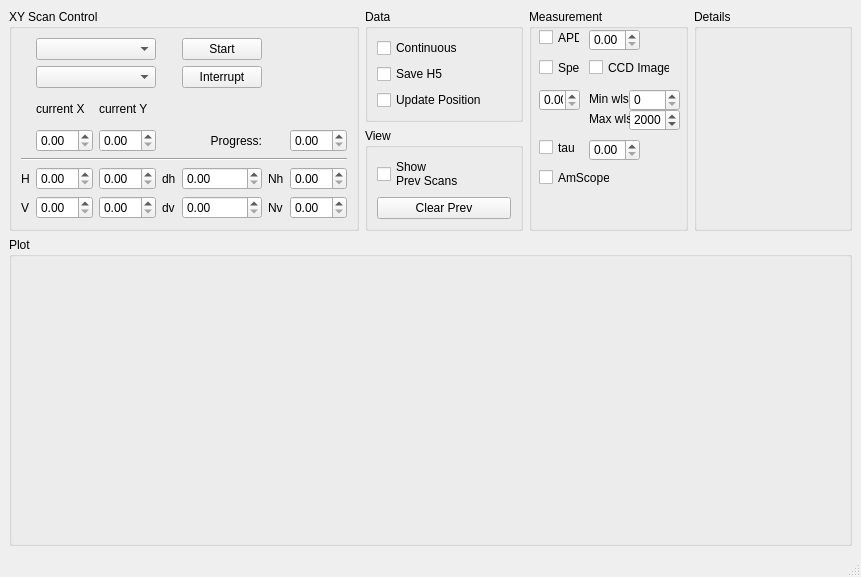
<?xml version="1.0" encoding="UTF-8"?>
<ui version="4.0">
 <class>SimpleXYScanWindow</class>
 <widget class="QMainWindow" name="SimpleXYScanWindow">
  <property name="geometry">
   <rect>
    <x>0</x>
    <y>0</y>
    <width>861</width>
    <height>577</height>
   </rect>
  </property>
  <property name="minimumSize">
   <size>
    <width>150</width>
    <height>170</height>
   </size>
  </property>
  <property name="acceptDrops">
   <bool>false</bool>
  </property>
  <property name="windowTitle">
   <string>Simple XY Scan</string>
  </property>
  <widget class="QWidget" name="centralwidget">
   <layout class="QGridLayout" name="gridLayout_2" rowstretch="0,0,0" columnstretch="0,0,0,0">
    <item row="0" column="1">
     <widget class="QGroupBox" name="groupBox">
      <property name="title">
       <string>Data</string>
      </property>
      <layout class="QGridLayout" name="gridLayout_3">
       <item row="1" column="0">
        <widget class="QCheckBox" name="save_h5_checkBox">
         <property name="text">
          <string>Save H5</string>
         </property>
        </widget>
       </item>
       <item row="0" column="0">
        <widget class="QCheckBox" name="continuous_scan_checkBox">
         <property name="text">
          <string>Continuous</string>
         </property>
        </widget>
       </item>
       <item row="2" column="0">
        <widget class="QCheckBox" name="update_position_checkBox">
         <property name="text">
          <string>Update Position</string>
         </property>
        </widget>
       </item>
      </layout>
     </widget>
    </item>
    <item row="1" column="1">
     <widget class="QGroupBox" name="groupBox_2">
      <property name="title">
       <string>View</string>
      </property>
      <layout class="QGridLayout" name="gridLayout_4">
       <item row="0" column="0">
        <widget class="QCheckBox" name="show_previous_scans_checkBox">
         <property name="text">
          <string>Show 
Prev Scans</string>
         </property>
        </widget>
       </item>
       <item row="1" column="0">
        <widget class="QPushButton" name="clear_previous_scans_pushButton">
         <property name="text">
          <string>Clear Prev</string>
         </property>
        </widget>
       </item>
      </layout>
     </widget>
    </item>
    <item row="2" column="0" colspan="4">
     <widget class="QGroupBox" name="plot_groupBox">
      <property name="sizePolicy">
       <sizepolicy hsizetype="Expanding" vsizetype="Expanding">
        <horstretch>0</horstretch>
        <verstretch>0</verstretch>
       </sizepolicy>
      </property>
      <property name="title">
       <string>Plot</string>
      </property>
      <layout class="QVBoxLayout" name="verticalLayout_2"/>
     </widget>
    </item>
    <item row="0" column="0" rowspan="2">
     <widget class="QGroupBox" name="control_groupBox">
      <property name="title">
       <string>XY Scan Control</string>
      </property>
      <layout class="QGridLayout" name="gridLayout" columnstretch="0,0,0,0,0,0,0">
       <item row="7" column="5">
        <widget class="QLabel" name="label_3">
         <property name="text">
          <string>Nv</string>
         </property>
        </widget>
       </item>
       <item row="5" column="3">
        <widget class="QLabel" name="dv_label">
         <property name="text">
          <string>dh</string>
         </property>
        </widget>
       </item>
       <item row="1" column="1" colspan="2">
        <widget class="QComboBox" name="speed_comboBox"/>
       </item>
       <item row="7" column="3">
        <widget class="QLabel" name="dv_label_2">
         <property name="text">
          <string>dv</string>
         </property>
        </widget>
       </item>
       <item row="5" column="2">
        <widget class="QDoubleSpinBox" name="h1_doubleSpinBox"/>
       </item>
       <item row="2" column="1">
        <widget class="QLabel" name="x_label">
         <property name="text">
          <string>current X</string>
         </property>
        </widget>
       </item>
       <item row="5" column="0">
        <widget class="QLabel" name="h_label">
         <property name="text">
          <string>H</string>
         </property>
        </widget>
       </item>
       <item row="7" column="4">
        <widget class="QDoubleSpinBox" name="dv_doubleSpinBox"/>
       </item>
       <item row="5" column="4">
        <widget class="QDoubleSpinBox" name="dh_doubleSpinBox"/>
       </item>
       <item row="3" column="2">
        <widget class="QDoubleSpinBox" name="y_doubleSpinBox"/>
       </item>
       <item row="2" column="2">
        <widget class="QLabel" name="y_label">
         <property name="text">
          <string>current Y</string>
         </property>
        </widget>
       </item>
       <item row="7" column="0">
        <widget class="QLabel" name="v_label_2">
         <property name="text">
          <string>V</string>
         </property>
        </widget>
       </item>
       <item row="0" column="4">
        <widget class="QPushButton" name="start_pushButton">
         <property name="text">
          <string>Start</string>
         </property>
        </widget>
       </item>
       <item row="3" column="6">
        <widget class="QDoubleSpinBox" name="progress_doubleSpinBox"/>
       </item>
       <item row="7" column="2">
        <widget class="QDoubleSpinBox" name="v1_doubleSpinBox"/>
       </item>
       <item row="3" column="1">
        <widget class="QDoubleSpinBox" name="x_doubleSpinBox"/>
       </item>
       <item row="7" column="1">
        <widget class="QDoubleSpinBox" name="v0_doubleSpinBox"/>
       </item>
       <item row="4" column="0" colspan="7">
        <widget class="Line" name="line">
         <property name="orientation">
          <enum>Qt::Horizontal</enum>
         </property>
        </widget>
       </item>
       <item row="5" column="6">
        <widget class="QDoubleSpinBox" name="Nh_doubleSpinBox"/>
       </item>
       <item row="5" column="1">
        <widget class="QDoubleSpinBox" name="h0_doubleSpinBox"/>
       </item>
       <item row="0" column="1" colspan="2">
        <widget class="QComboBox" name="scan_type_comboBox"/>
       </item>
       <item row="5" column="5">
        <widget class="QLabel" name="label_2">
         <property name="text">
          <string>Nh</string>
         </property>
        </widget>
       </item>
       <item row="7" column="6">
        <widget class="QDoubleSpinBox" name="Nv_doubleSpinBox"/>
       </item>
       <item row="1" column="4">
        <widget class="QPushButton" name="interrupt_pushButton">
         <property name="text">
          <string>Interrupt</string>
         </property>
        </widget>
       </item>
       <item row="3" column="4">
        <widget class="QLabel" name="progres_label">
         <property name="text">
          <string>Progress:</string>
         </property>
         <property name="alignment">
          <set>Qt::AlignRight|Qt::AlignTrailing|Qt::AlignVCenter</set>
         </property>
        </widget>
       </item>
      </layout>
     </widget>
    </item>
    <item row="0" column="3" rowspan="2">
     <widget class="QGroupBox" name="details_groupBox">
      <property name="sizePolicy">
       <sizepolicy hsizetype="Preferred" vsizetype="Preferred">
        <horstretch>0</horstretch>
        <verstretch>0</verstretch>
       </sizepolicy>
      </property>
      <property name="minimumSize">
       <size>
        <width>100</width>
        <height>170</height>
       </size>
      </property>
      <property name="maximumSize">
       <size>
        <width>400</width>
        <height>400</height>
       </size>
      </property>
      <property name="title">
       <string>Details</string>
      </property>
      <layout class="QVBoxLayout" name="verticalLayout"/>
     </widget>
    </item>
    <item row="0" column="2" rowspan="2">
     <widget class="QGroupBox" name="groupBox_3">
      <property name="sizePolicy">
       <sizepolicy hsizetype="Preferred" vsizetype="Preferred">
        <horstretch>0</horstretch>
        <verstretch>0</verstretch>
       </sizepolicy>
      </property>
      <property name="minimumSize">
       <size>
        <width>100</width>
        <height>220</height>
       </size>
      </property>
      <property name="title">
       <string>Measurement</string>
      </property>
      <widget class="QCheckBox" name="collect_apd_checkBox">
       <property name="geometry">
        <rect>
         <x>10</x>
         <y>20</y>
         <width>41</width>
         <height>17</height>
        </rect>
       </property>
       <property name="text">
        <string>APD</string>
       </property>
      </widget>
      <widget class="QCheckBox" name="collect_spectrum_checkBox">
       <property name="geometry">
        <rect>
         <x>10</x>
         <y>50</y>
         <width>41</width>
         <height>17</height>
        </rect>
       </property>
       <property name="text">
        <string>Spec</string>
       </property>
      </widget>
      <widget class="QCheckBox" name="collect_hydraharp_checkBox">
       <property name="geometry">
        <rect>
         <x>10</x>
         <y>130</y>
         <width>41</width>
         <height>17</height>
        </rect>
       </property>
       <property name="text">
        <string>tau</string>
       </property>
      </widget>
      <widget class="QDoubleSpinBox" name="apd_int_time_doubleSpinBox">
       <property name="geometry">
        <rect>
         <x>60</x>
         <y>20</y>
         <width>51</width>
         <height>22</height>
        </rect>
       </property>
      </widget>
      <widget class="QDoubleSpinBox" name="spectrum_int_time_doubleSpinBox">
       <property name="geometry">
        <rect>
         <x>10</x>
         <y>80</y>
         <width>41</width>
         <height>22</height>
        </rect>
       </property>
      </widget>
      <widget class="QDoubleSpinBox" name="hydraharp_tacq_doubleSpinBox">
       <property name="geometry">
        <rect>
         <x>60</x>
         <y>130</y>
         <width>51</width>
         <height>22</height>
        </rect>
       </property>
      </widget>
      <widget class="QCheckBox" name="collect_CCD_image_checkBox">
       <property name="geometry">
        <rect>
         <x>60</x>
         <y>50</y>
         <width>81</width>
         <height>17</height>
        </rect>
       </property>
       <property name="text">
        <string>CCD Image</string>
       </property>
      </widget>
      <widget class="QDoubleSpinBox" name="spectrum_wavelength_min_doubleSpinBox">
       <property name="geometry">
        <rect>
         <x>100</x>
         <y>80</y>
         <width>51</width>
         <height>22</height>
        </rect>
       </property>
       <property name="decimals">
        <number>0</number>
       </property>
       <property name="maximum">
        <double>9999.000000000000000</double>
       </property>
      </widget>
      <widget class="QDoubleSpinBox" name="spectrum_wavelength_max_doubleSpinBox">
       <property name="geometry">
        <rect>
         <x>100</x>
         <y>100</y>
         <width>51</width>
         <height>22</height>
        </rect>
       </property>
       <property name="decimals">
        <number>0</number>
       </property>
       <property name="maximum">
        <double>99999.000000000000000</double>
       </property>
       <property name="value">
        <double>2000.000000000000000</double>
       </property>
      </widget>
      <widget class="QCheckBox" name="collect_toupcam_checkBox">
       <property name="geometry">
        <rect>
         <x>10</x>
         <y>160</y>
         <width>71</width>
         <height>17</height>
        </rect>
       </property>
       <property name="text">
        <string>AmScope</string>
       </property>
      </widget>
      <widget class="QLabel" name="label_4">
       <property name="geometry">
        <rect>
         <x>60</x>
         <y>80</y>
         <width>41</width>
         <height>20</height>
        </rect>
       </property>
       <property name="text">
        <string>Min wls</string>
       </property>
      </widget>
      <widget class="QLabel" name="label_5">
       <property name="geometry">
        <rect>
         <x>60</x>
         <y>100</y>
         <width>41</width>
         <height>20</height>
        </rect>
       </property>
       <property name="text">
        <string>Max wls</string>
       </property>
      </widget>
     </widget>
    </item>
   </layout>
  </widget>
  <widget class="QMenuBar" name="menubar">
   <property name="geometry">
    <rect>
     <x>0</x>
     <y>0</y>
     <width>861</width>
     <height>21</height>
    </rect>
   </property>
  </widget>
  <widget class="QStatusBar" name="statusbar"/>
 </widget>
 <tabstops>
  <tabstop>scan_type_comboBox</tabstop>
  <tabstop>start_pushButton</tabstop>
  <tabstop>x_doubleSpinBox</tabstop>
  <tabstop>y_doubleSpinBox</tabstop>
  <tabstop>progress_doubleSpinBox</tabstop>
  <tabstop>h0_doubleSpinBox</tabstop>
  <tabstop>h1_doubleSpinBox</tabstop>
  <tabstop>dh_doubleSpinBox</tabstop>
  <tabstop>Nh_doubleSpinBox</tabstop>
  <tabstop>v0_doubleSpinBox</tabstop>
  <tabstop>v1_doubleSpinBox</tabstop>
  <tabstop>dv_doubleSpinBox</tabstop>
  <tabstop>Nv_doubleSpinBox</tabstop>
 </tabstops>
 <resources/>
 <connections/>
</ui>
